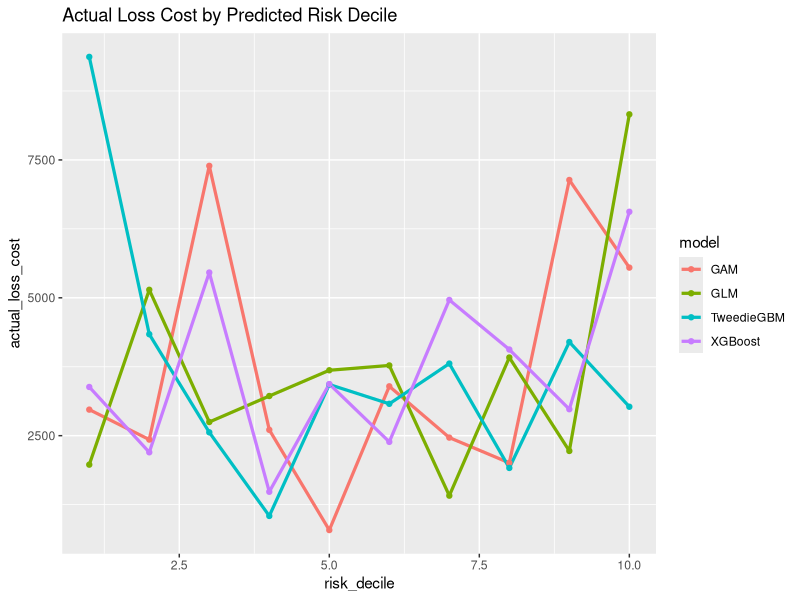

Write the R code that produced this figure.
## ---- chunk 1
library(data.table)
library(ggplot2)
metrics <- fread("results/model_metrics.csv")
lift <- fread("results/lift_charts.csv")
## ---- chunk 2
metrics
## ---- chunk 3
ggplot(lift, aes(x = risk_decile, y = actual_loss_cost, color = model)) +
  geom_line(size = 1.1) +
  geom_point() +
  labs(title = "Actual Loss Cost by Predicted Risk Decile")
